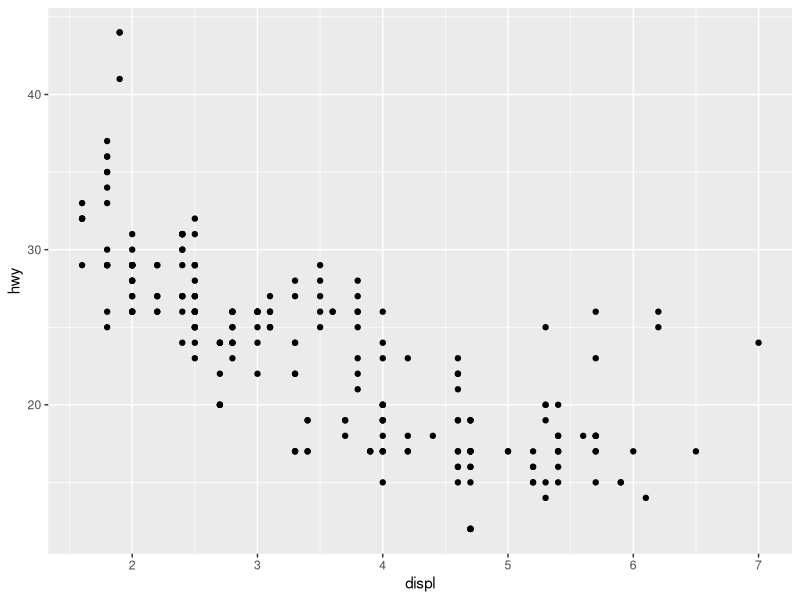
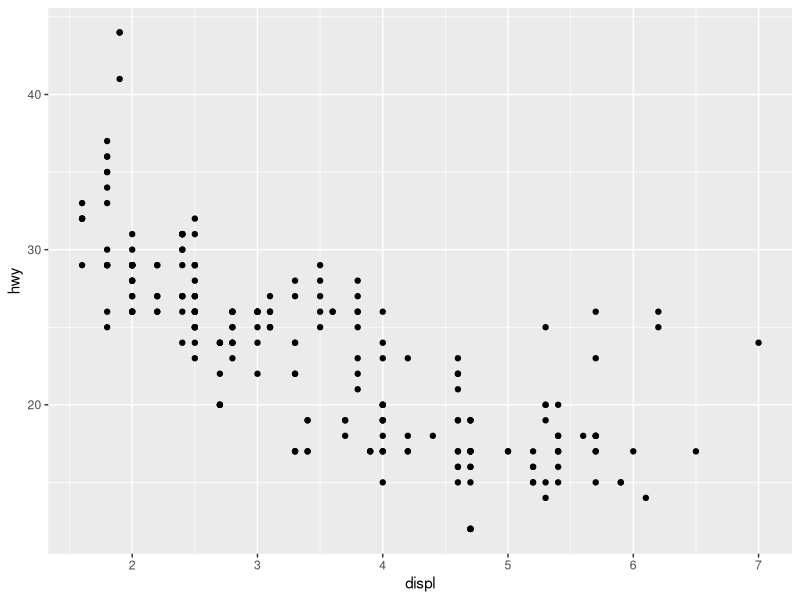
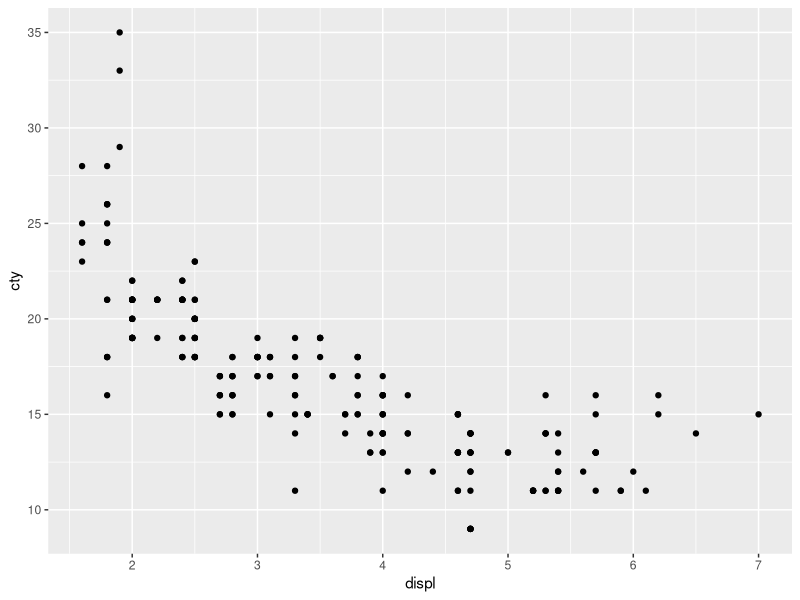
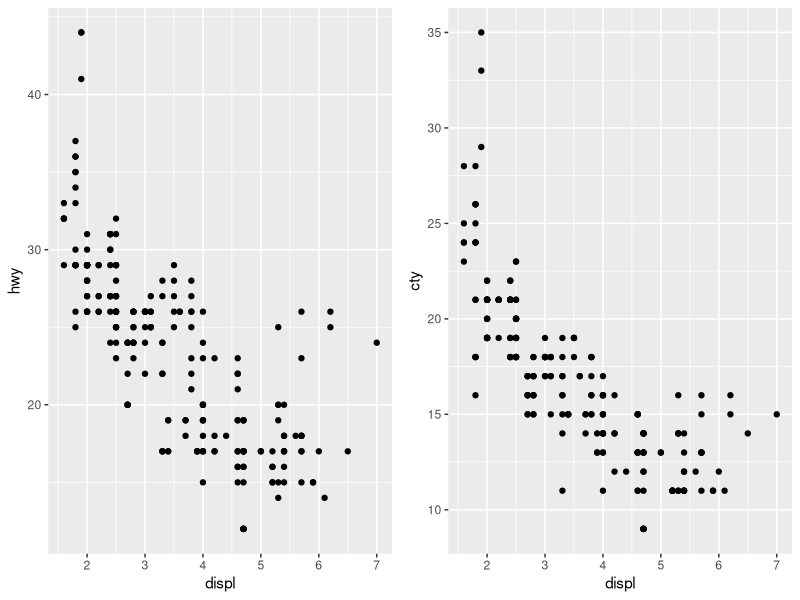
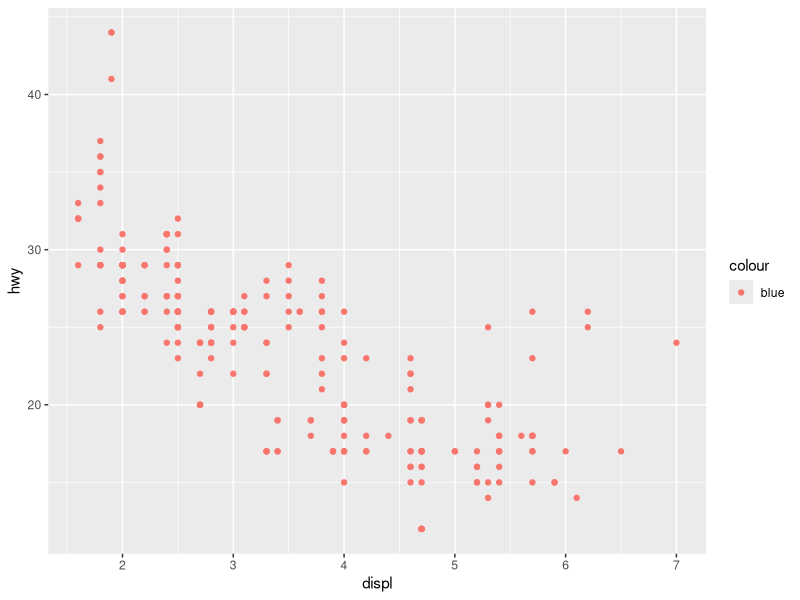
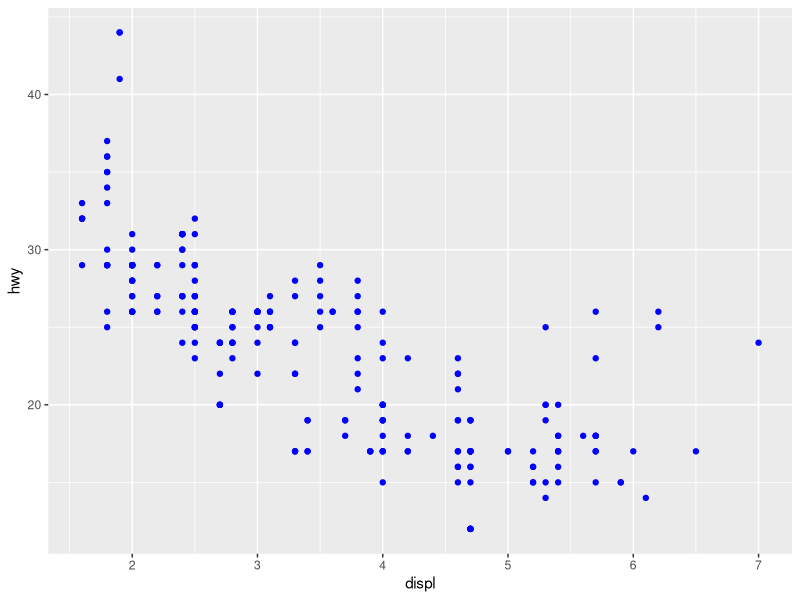
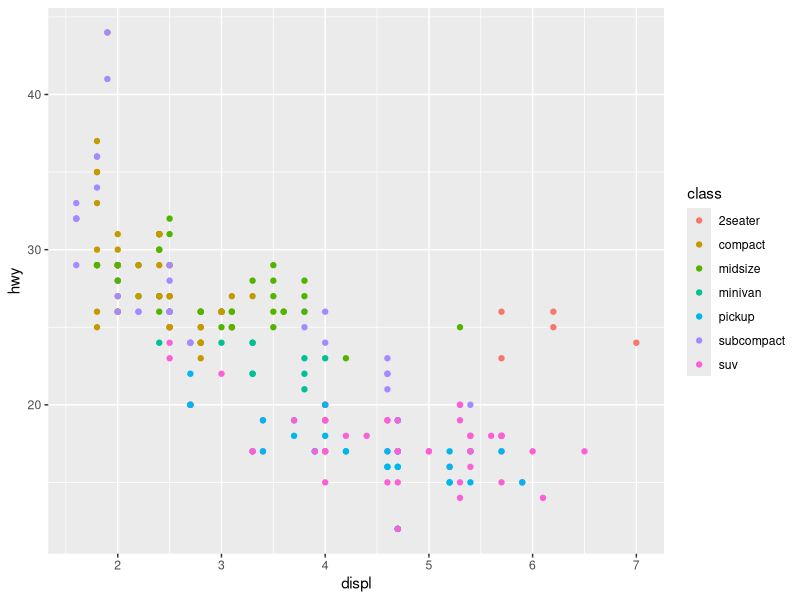
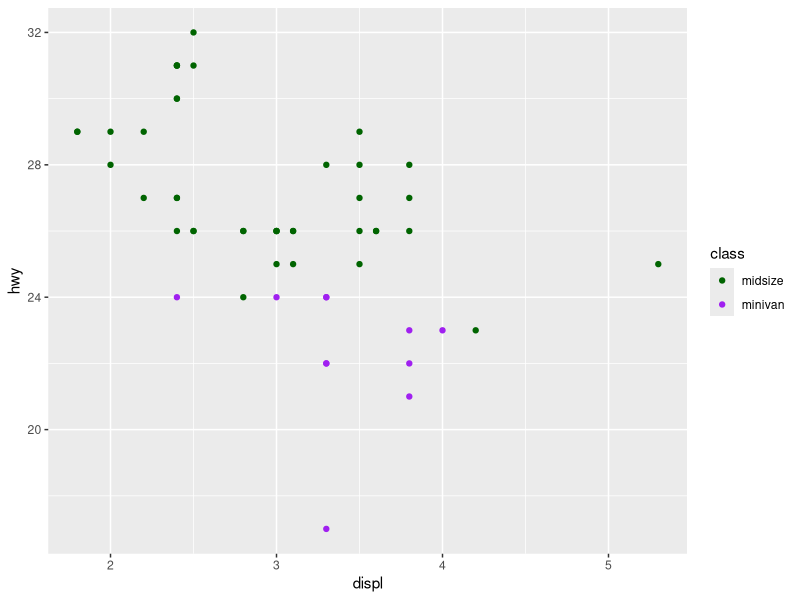

Generate these figures, in order, with R:
## ---- chunk 1
library(datasets)
library(tidyverse)
library(knitr)
library(ggplot2)
## ---- chunk 2
mpg <- mpg
## ---- chunk 3
# What are 5 functions we could use to explore the mpg dataset?
str(mpg)

summary(mpg)

colnames(mpg)

?mpg

head(mpg)

# Which manufacturer has the most models in this dataset?
mpg %>%
  count(model) %>%
  arrange(n)

mpg %>%
  count(model) %>%
  arrange(desc(n))
## ---- chunk 4
ggplot(mpg, aes(x = displ, y = hwy)) + 
  geom_point()

# Fill in the following:
# Data: mpg
# Aesthetic: engine oil displacement to fuel economy
# Layers: point
# Plus sign location: end of first line
## ---- chunk 5
ggplot(mpg, aes(displ, hwy)) +
  geom_point()

# What conclusions can you make from this graph?
## ---- chunk 6
# Do these data look similar when comparing engine displacement to city miles per gallon?
ggplot(mpg, aes(displ, cty)) +
  geom_point()

# We can more easily compare the highway and city miles per gallon using the gridExtra package.
library(gridExtra)

p1 <- ggplot(mpg, aes(displ, hwy)) +
  geom_point()

p2 <- ggplot(mpg, aes(displ, cty)) +
  geom_point()

grid.arrange(p1, p2, ncol = 2)
## ---- chunk 7
ggplot(mpg, aes(displ, hwy)) + 
  geom_point(aes(color = "blue"))

# Value "blue" is scaled to red color
## ---- chunk 8
ggplot(mpg, aes(displ, hwy)) + 
  geom_point(color = "blue")

# Points are given color
## ---- chunk 9
ggplot(mpg, aes(displ, hwy, color = class)) + 
  geom_point()

# Unique color based on class of vehicle

# What additional information does the color add? What patterns do you see?

### EXERCISE: Can you filter the results to only show midsize and minivans? Can you change the point colors to dark green and purple?

mpg %>%
  filter(class == "midsize" | class == "minivan") %>%
  ggplot(aes(displ, hwy, color = class)) + 
  geom_point() +
  scale_color_manual(values = c("midsize" = "darkgreen", "minivan" = "purple"))
## ---- chunk 10
ggplot(mpg, aes(displ, hwy)) + 
  geom_point() +
  facet_wrap(~ class)

# Read the documentation for facet_wrap. What arguments can you use to control how many rows and columns appear in the output?

?facet_wrap

ggplot(mpg, aes(displ, hwy)) + 
  geom_point() +
  facet_wrap(~ class, nrow = 1)

# What does the scales argument to facet_wrap() do? When might you use it?

ggplot(mpg, aes(displ, hwy)) + 
  geom_point() +
  facet_wrap(~ class, scales = "free")
## ---- chunk 11
ggplot(mpg, aes(displ, hwy)) + 
  geom_point() +
  geom_smooth()

# Smoothed line shows dominant pattern and level of uncertainty
# Method = "loess" is default for small n (>1,000 points)

ggplot(mpg, aes(displ, hwy)) + 
  geom_point() +
  geom_smooth(span = 0.2)

ggplot(mpg, aes(displ, hwy)) + 
  geom_point() +
  geom_smooth(span = 1)

# Span control "wiggliness of line

ggplot(mpg, aes(displ, hwy)) + 
  geom_point() +
  geom_smooth(method = "lm")

# Linear model gives the line of best fit
## ---- chunk 12
ggplot(mpg, aes(hwy)) + 
  geom_histogram()

ggplot(mpg, aes(hwy)) + 
  geom_freqpoly()

# Binwidth controls the width of bins (probably NOT ideal for your data, try experimenting)

ggplot(mpg, aes(hwy)) + 
  geom_freqpoly(binwidth = 1)

ggplot(mpg, aes(hwy)) + 
  geom_freqpoly(binwidth = 2.5)

p3 <- ggplot(mpg, aes(hwy)) + 
  geom_freqpoly(binwidth = 1)

p4 <- ggplot(mpg, aes(hwy)) + 
  geom_freqpoly(binwidth = 2.5)

grid.arrange(p3, p4, ncol = 2)

## ---- chunk 13
ggplot(mpg, aes(manufacturer)) + 
  geom_bar()

ggplot(mpg, aes(manufacturer)) + 
  geom_bar() +
  theme(axis.text.x = element_text(angle = 45, vjust = 0.5))

### Exercise: What determines the order for car manufacturer labels? Can you reorder the bar graph to go from most to least cars per manufacturer?

levels(mpg$manufacturer)
str(mpg)

mpg <- mpg %>%
  mutate(manufacturer = fct_relevel(manufacturer, "dodge", "toyota", "volkswagen", "ford", "chevrolet", "audi",  "subaru",  "hyundai", "nissan", "honda", "jeep", "pontiac", "mercury", "land rover", "lincoln"))

## ---- chunk 14
ggplot(mpg, aes(drv, hwy)) + 
  geom_boxplot()

ggplot(mpg, aes(drv, hwy)) + 
  geom_boxplot() +
  geom_point()

ggplot(mpg, aes(drv, hwy)) + 
  geom_boxplot() +
  geom_jitter()
## ---- chunk 15
ggplot(mpg, aes(drv, hwy)) + 
  geom_boxplot() +
  geom_jitter(alpha = 0.2)

ggplot(mpg, aes(drv, hwy)) + 
  geom_boxplot(outlier.shape = NA) +
  geom_jitter(alpha = 0.3)

ggplot(mpg, aes(drv, hwy)) + 
  geom_boxplot(outlier.shape = NA) +
  geom_jitter(alpha = 0.3, size = 2.5)

ggplot(mpg, aes(drv, hwy)) + 
  geom_boxplot(outlier.shape = NA) +
  geom_jitter(alpha = 0.3, size = 2.5, width = 0.1)
## ---- chunk 16
ggplot(mpg, aes(drv, hwy)) +
  geom_boxplot(outlier.shape = NA) +
  geom_jitter(width = 0.25)

ggplot(mpg, aes(drv, hwy)) +
  geom_boxplot(outlier.shape = NA) +
  geom_jitter(width = 0.25) + 
  xlim("f", "r") 

ggplot(mpg, aes(drv, hwy)) +
  geom_boxplot(outlier.shape = NA) +
  geom_jitter(width = 0.25) + 
  xlim("f", "r")+ 
  ylim(20, 30)
#> Warning: Removed 138 rows containing missing values (`geom_point()`).

## ---- chunk 17
ggplot(mpg, aes(cty, hwy, color = class)) +
  geom_jitter(alpha = 0.3, size = 2.5)

# Change axis titles
ggplot(mpg, aes(cty, hwy, color = class)) +
  geom_jitter(alpha = 0.3, size = 2.5) + 
  xlab("City driving (mpg)") + 
  ylab("Highway driving (mpg)")

ggplot(mpg, aes(cty, hwy, color = class)) +
  geom_jitter(alpha = 0.3, size = 2.5) + 
  xlab("City driving (mpg)") + 
  ylab("Highway driving (mpg)") +
  ggtitle("City by Highway driving (mpg)")

# Remove the axis labels with NULL
ggplot(mpg, aes(cty, hwy, color = class)) +
  geom_jitter(alpha = 0.3, size = 2.5) + 
  xlab(NULL) + 
  ylab(NULL) +
  ggtitle("City by Highway driving (mpg)")
## ---- chunk 18
# Title
ggplot(mpg, aes(cty, hwy, color = class)) +
  geom_jitter(alpha = 0.3, size = 2.5) + 
  xlab("City driving (mpg)") + 
  ylab("Highway driving (mpg)") +
  ggtitle("City by Highway driving (mpg)") +
  theme(
    plot.title = element_text(size = 16, face = "bold", hjust = 0.5))

# Legend
ggplot(mpg, aes(cty, hwy, color = class)) +
  geom_jitter(alpha = 0.3, size = 2.5) + 
  xlab("City driving (mpg)") + 
  ylab("Highway driving (mpg)") +
  ggtitle("City by Highway driving (mpg)") +
  theme(
    plot.title = element_text(size = 16, face = "bold", hjust = 0.5), 
    legend.position = "left")

# Axis 
ggplot(mpg, aes(cty, hwy, color = class)) +
  geom_jitter(alpha = 0.3, size = 2.5) + 
  xlab("City driving (mpg)") + 
  ylab("Highway driving (mpg)") +
  ggtitle("City by Highway driving (mpg)") +
  theme(
    plot.title = element_text(size = 16, face = "bold", hjust = 0.5), 
    legend.position = "right",
    axis.text.y = element_text(size = 12, face = "bold"),
    axis.text.x = element_text(size = 12, face = "bold"))

# Axis name
ggplot(mpg, aes(cty, hwy, color = class)) +
  geom_jitter(alpha = 0.3, size = 2.5) + 
  xlab("City driving (mpg)") + 
  ylab("Highway driving (mpg)") +
  ggtitle("City by Highway driving (mpg)") +
  theme(
    plot.title = element_text(size = 16, face = "bold", hjust = 0.5), 
    legend.position = "right",
    axis.text.y = element_text(size = 12, face = "bold"),
    axis.text.x = element_text(size = 12, face = "bold"),
    axis.title.x = element_text(size = 12, face = "bold"),
    axis.title.y = element_text(size = 12, face = "bold"))

## ---- chunk 19
# Theme black and white
ggplot(mpg, aes(cty, hwy, color = class)) +
  geom_jitter(alpha = 0.3, size = 2.5) + 
  xlab("City driving (mpg)") + 
  ylab("Highway driving (mpg)") +
  ggtitle("City by Highway driving (mpg)") +
  theme_bw() +
  theme(
    plot.title = element_text(size = 16, face = "bold", hjust = 0.5), 
    legend.position = "right",
    axis.text.y = element_text(size = 12, face = "bold"),
    axis.text.x = element_text(size = 12, face = "bold"),
    axis.title.x = element_text(size = 12, face = "bold"),
    axis.title.y = element_text(size = 12, face = "bold"))

# Theme position matters!
ggplot(mpg, aes(cty, hwy, color = class)) +
  geom_jitter(alpha = 0.3, size = 2.5) + 
  xlab("City driving (mpg)") + 
  ylab("Highway driving (mpg)") +
  ggtitle("City by Highway driving (mpg)") +
  theme(
    plot.title = element_text(size = 16, face = "bold", hjust = 0.5), 
    legend.position = "right",
    axis.text.y = element_text(size = 12, face = "bold"),
    axis.text.x = element_text(size = 12, face = "bold"),
    axis.title.x = element_text(size = 12, face = "bold"),
    axis.title.y = element_text(size = 12, face = "bold")) +
  theme_bw()

# Theme classic
ggplot(mpg, aes(cty, hwy, color = class)) +
  geom_jitter(alpha = 0.3, size = 2.5) + 
  xlab("City driving (mpg)") + 
  ylab("Highway driving (mpg)") +
  ggtitle("City by Highway driving (mpg)") +
  theme_classic() +
  theme(
    plot.title = element_text(size = 16, face = "bold", hjust = 0.5), 
    legend.position = "right",
    axis.text.y = element_text(size = 12, face = "bold"),
    axis.text.x = element_text(size = 12, face = "bold"),
    axis.title.x = element_text(size = 12, face = "bold"),
    axis.title.y = element_text(size = 12, face = "bold"))

# Theme minimal
ggplot(mpg, aes(cty, hwy, color = class)) +
  geom_jitter(alpha = 0.3, size = 2.5) + 
  xlab("City driving (mpg)") + 
  ylab("Highway driving (mpg)") +
  ggtitle("City by Highway driving (mpg)") +
  theme_minimal() +
  theme(
    plot.title = element_text(size = 16, face = "bold", hjust = 0.5), 
    legend.position = "right",
    axis.text.y = element_text(size = 12, face = "bold"),
    axis.text.x = element_text(size = 12, face = "bold"),
    axis.title.x = element_text(size = 12, face = "bold"),
    axis.title.y = element_text(size = 12, face = "bold"))

# Theme dark
ggplot(mpg, aes(cty, hwy, color = class)) +
  geom_jitter(alpha = 0.3, size = 2.5) + 
  xlab("City driving (mpg)") + 
  ylab("Highway driving (mpg)") +
  ggtitle("City by Highway driving (mpg)") +
  theme_dark() +
  theme(
    plot.title = element_text(size = 16, face = "bold", hjust = 0.5), 
    legend.position = "right",
    axis.text.y = element_text(size = 12, face = "bold"),
    axis.text.x = element_text(size = 12, face = "bold"),
    axis.title.x = element_text(size = 12, face = "bold"),
    axis.title.y = element_text(size = 12, face = "bold"))

# Theme light
ggplot(mpg, aes(cty, hwy, color = class)) +
  geom_jitter(alpha = 0.3, size = 2.5) + 
  xlab("City driving (mpg)") + 
  ylab("Highway driving (mpg)") +
  ggtitle("City by Highway driving (mpg)") +
  theme_light() +
  theme(
    plot.title = element_text(size = 16, face = "bold", hjust = 0.5), 
    legend.position = "right",
    axis.text.y = element_text(size = 12, face = "bold"),
    axis.text.x = element_text(size = 12, face = "bold"),
    axis.title.x = element_text(size = 12, face = "bold"),
    axis.title.y = element_text(size = 12, face = "bold"))

